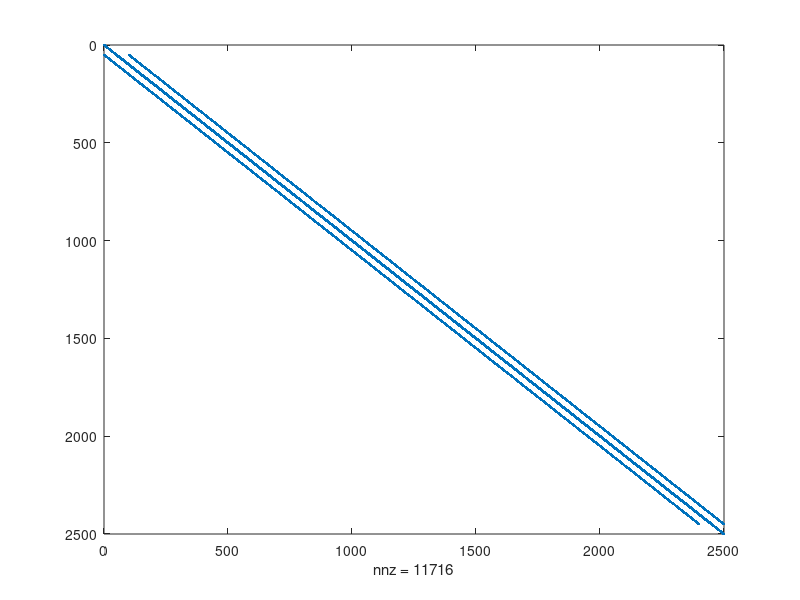
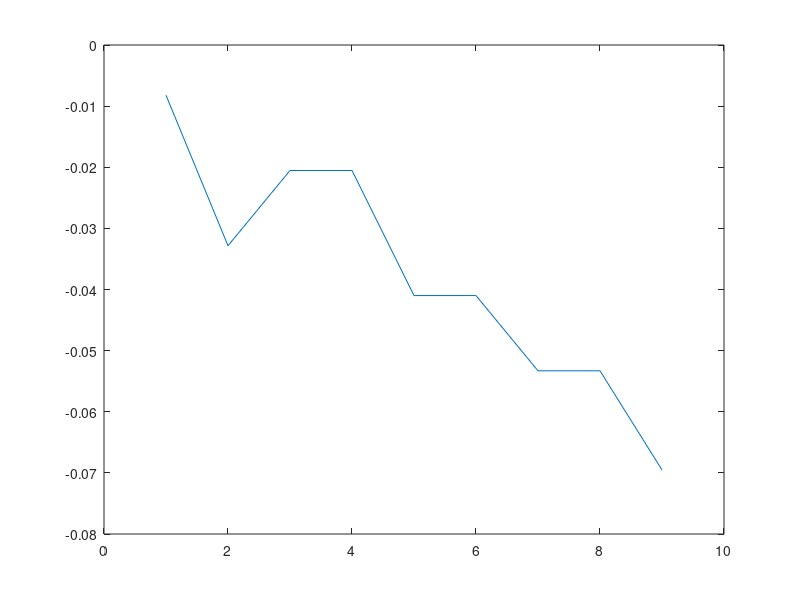
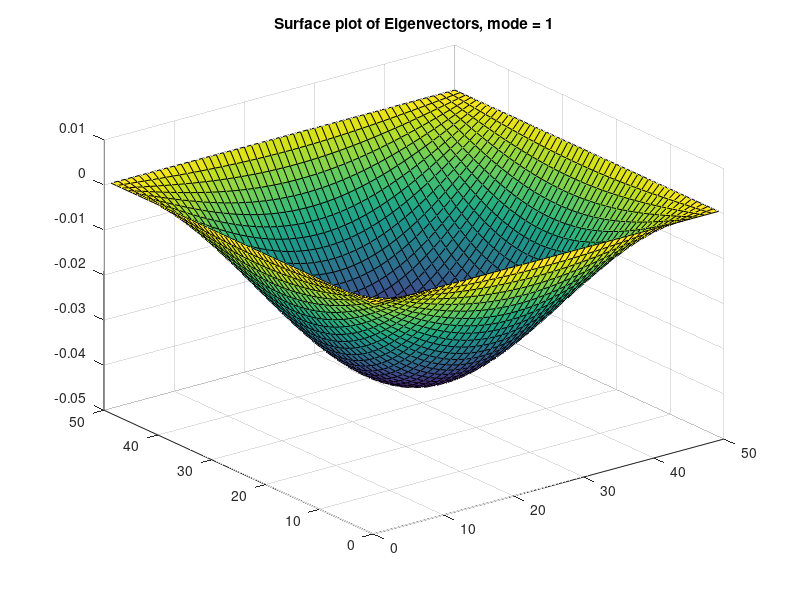
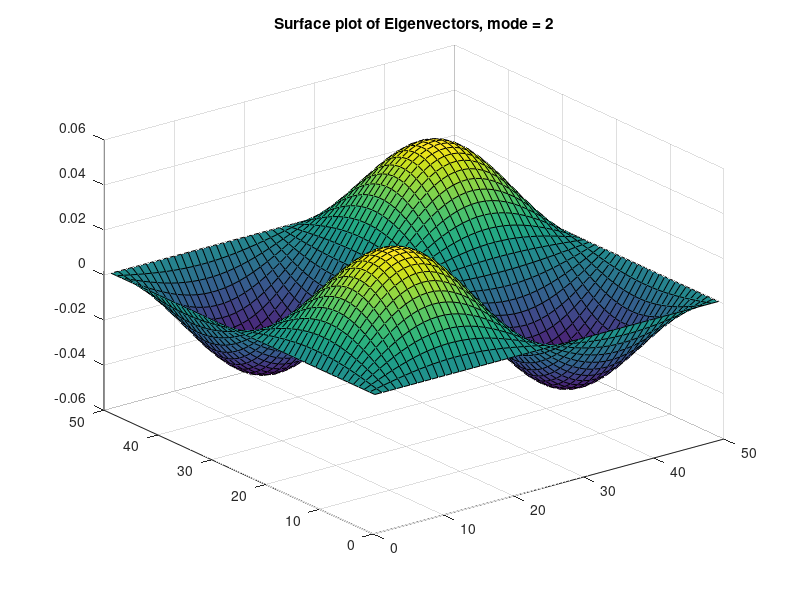

These charts were generated, in order, by the following MATLAB code:
% Alao Obaloluwa Siimeon 
% 100977279

nx = 50;
ny = 50;
G = sparse(nx*ny,ny*nx);


for i=1:nx
    for j=1:ny
        n = j + (i-1)*ny;
        if i==1||i==nx||j==1||j==ny
            G(n,:)=0;
            G(n,n)=1;
        else
       
        nxm = (i-2)*ny + j;
        nxp = i*ny + j;
        nym = (i-1)*ny + j-1;
        nyp = (i-1)*ny + j+1;
       
        G(n,n) = -4;
        G(n, nxm) = 1;
        G(n, nxp) = 1;
        G(n, nym) = 1;
        G(n, nyp) = 1;
        
         if i > 10 & i < 20 & j > 10 & j < 20
             G(n,n) = -4;
         end 
        end
    end  
end
figure(1)
spy(G)

figure(2)
[E,D] = eigs(G,9,'SM')
x=diag(D)
plot(x)

for i=1:nx
    for j=1:ny
        n = j + (i-1)*ny;
        for x=1:9
            sMap(i,j,x) = E(n,x);
        end
    end
end

for x=1:9
    figure;
    surf(sMap(:,:,x))
    title(['Surface plot of Eigenvectors, mode = ', num2str(x)]);
end